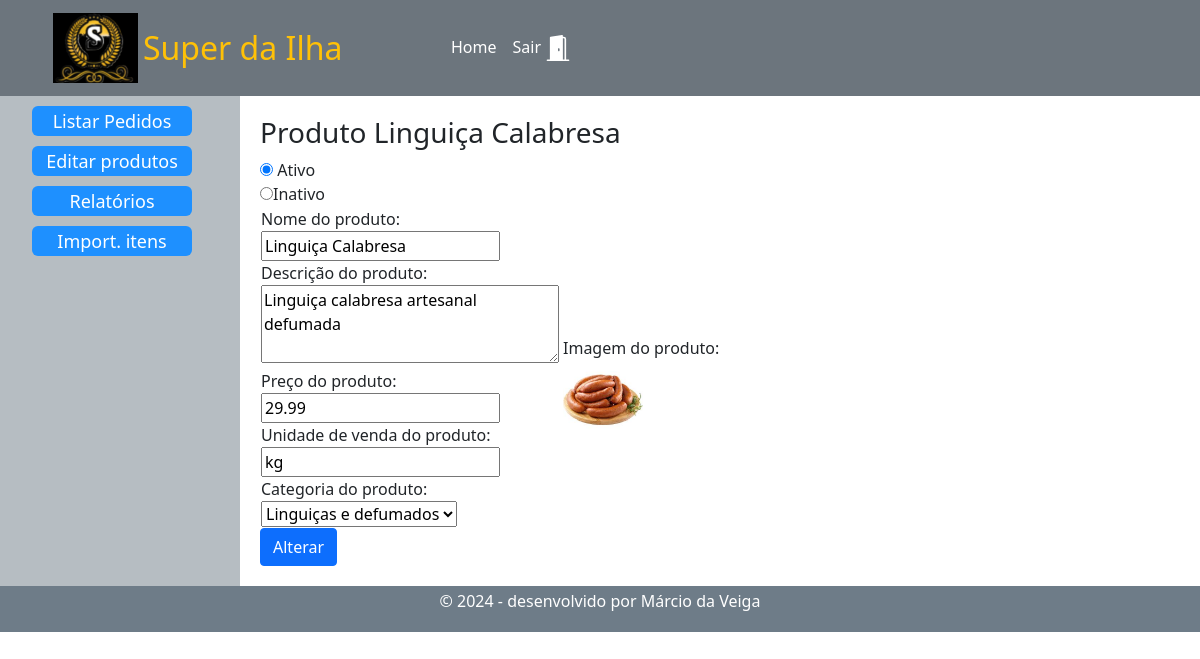
Screenshot of /altprd/1 (signed in) with the database file from the repository.
### tables this page shows
CREATE TABLE "produtos" (
	"idproduto"	INTEGER NOT NULL,
	"produto"	TEXT NOT NULL,
	"descricao"	TEXT NOT NULL,
	"preco"	REAL NOT NULL,
	"unidade"	TEXT NOT NULL,
	"preco_promo"	REAL,
	"grupo"	INTEGER NOT NULL,
	"promo"	TEXT,
	"imagem"	TEXT NOT NULL,
	"adicionais"	TEXT,
	"molhos"	TEXT,
	"ativo"	INTEGER NOT NULL DEFAULT 1,
	PRIMARY KEY("idproduto" AUTOINCREMENT)
);

### main.py (the view)
@app.route('/altprd/<id>',methods=['POST','GET'])
def alterar_prd(id:str):
    print(f'grupo cliente {grupo_cliente()}')
    if grupo_cliente() !=1:
        return redirect('/perfil')
    conn = get_db_connection()
    lproduto = conn.execute('SELECT * FROM produtos where idproduto=?',(id,)).fetchone()
    conn.close()
    conn = get_db_connection()
    categoria = conn.execute('SELECT * FROM grupo ').fetchall()
    conn.close()
    return render_template('altera_produto.html',produto=lproduto,categoria=categoria)

### main.py (called while the page is built)
def get_db_connection():
    conn = sqlite3.connect('base.db')
    conn.row_factory = sqlite3.Row
    return conn

def grupo_cliente():
    conn = get_db_connection()
    post = conn.execute('SELECT * FROM clientes WHERE telefone =?',
                        (session['clienteLogado'],) ).fetchone()
    conn.close()
    grupo = post['grupo']
    return grupo

### templates/altera_produto.html (shortened to what this page needs)
<!doctype html>
<html lang="pt-br">
  <head>
     <link href="https://cdn.jsdelivr.net/npm/bootstrap@5.0.2/dist/css/bootstrap.min.css" rel="stylesheet">
     <link rel="stylesheet" href="/static/css/estilo.css" >
  </head>
  <body>
    <header>
        <nav class="navbar navbar-expand-lg navbar-light bg-secondary text-white">
            <div class="container-fluid">
                <a class="navbar-brand" href="/"></a><img src="/static/logo_b.png" alt="" height="80" width="95" style="padding: 5px" >
              <a class="navbar-brand text-warning w-25 fs-2" href="/" >  Super da Ilha</a>
              <div class="collapse navbar-collapse" id="navbarSupportedContent">
                <ul class="navbar-nav me-auto mb-2 mb-lg-0">
                  <li class="nav-item">
                    <a class="nav-link active text-white" aria-current="page" href="/">Home</a>
                  </li>
                  <li class="d-flex ">
                    <a class="nav-link text-white" href="/logout">Sair </a>
                  </li>
               </ul>
              </div>
            </div>
          </nav>
    </header>
    <div class="meucontainer" >
        <div class="coluna1">
            <ul style="list-style-type: none;">
                <li><button class="op"><a style="text-decoration: none;color: white;" href="/admin">Listar Pedidos</a></li>
                <li><button class="op"><a style="text-decoration: none;color: white;"  href="/edpr/0">Editar produtos</a></button></li>
                <li><button class="op"><a style="text-decoration: none;color: white;" href="/">Relatórios</a></li>
                <li><button class="op"><a style="text-decoration: none;color: white;"  href="/">Import. itens</a></li>
            </ul>
        </div>
        <div class="corpo">
            <h3 style="align:center;">Produto {{produto['produto']}}</h3>
            <form method="POST" onsubmit="showAlertAndSubmit(event)" id="myForm" action="/atualiza_produto">
              <input type="radio" id="ativo" name="ativo" value="1" {% if produto['ativo']== 1%}
               checked>
              {% endif %}
              <label for="html">Ativo</label><br>
              <input type="radio" id="inativo" name="ativo" value="0"
              <label for="css">Inativo</label><br>
                <table>
                    <td>
                        <label for="fname">Nome do produto:</label><br>
                        <input type="text"  id="nomproduto" name="nomproduto" value= "{{produto['produto']}}"><br>
                        <label for="fname">Descrição do produto:</label><br>
                        <textarea  rows="3" cols="30" id="descproduto" name="descproduto">{{produto['descricao']}}</textarea><br>
                        <label for="fname">Preço do produto:</label><br>
                        <input type="text"  id="precoproduto" name="precoproduto" value= "{{produto['preco']}}"><br>
                        <label for="fname">Unidade de venda do produto:</label><br>
                        <input type="text"  id="unidproduto" name="unidproduto" value= "{{produto['unidade']}}"><br>
                        <label for="fname">Categoria do produto:</label><br>
                        <select id="categoria" name="categoria" >
                            {% for cat in categoria %}
                            {% if cat[0] == produto['grupo'] %}
                                <option value="{{cat[0]}}" selected>{{cat[1]}}</option>
                            {% else %}
                                <option value="{{cat[0]}}">{{cat[1]}}</option>
                            {% endif %}
                            {% endfor %}
                        </select><br>
                    <td>
                    <td>
                        <br>
                        <br>
                        <label for="fname">Imagem do produto:</label><br>
                        <input type="image"  id="imgproduto" name="imgproduto" width="80" height="80" src= "/static/produtos/{{produto['imagem']}}"><br>
                    </td>
                </table>
                <input type="submit" class="btn btn-primary"  value="Alterar">
            </form>
        </div>
    </div>
    <footer style="text-align: center; padding: 3px; background-color: rgb(110, 124, 136) ; color: white;" >
      <p>&copy; 2024 - desenvolvido por Márcio da Veiga</p>
    </footer>
  </body>
</html>

### static/css/estilo.css (style rules this page uses)
button { border: none; border-radius: 6px; cursor: pointer; margin-top: 10px; }
.op { width: 160px; text-decoration: none; height: 30px; font-size: 18px; background-color: dodgerblue; color: white; }
nav { -webkit-flex: 1; -ms-flex: 1; flex: 2; background: #ccc; padding: 20px; }
nav ul { list-style-type: none; padding: 0; }
.meucontainer { display: flex; }
.coluna1 { width:20%; border-left: 15PX; background-color: rgb(182, 189, 194); }
.corpo { width:66%; padding: 20px 20px 20px 20px; }

### rows the page displays
produtos: produto "Linguiça Calabresa", ativo "☑", nomproduto "Linguiça Calabresa", descproduto "Linguiça calabresa artesanal defumada", precoproduto "29.99", unidproduto "kg"

### other values shown
form field categoria "Linguiças e defumados"
